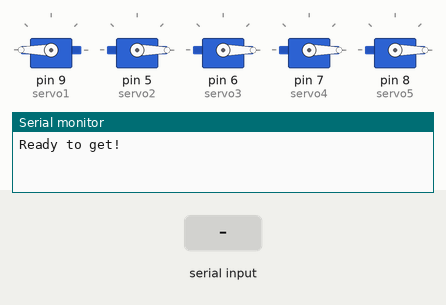
This sketch was run on a simulated Arduino Uno, built with avr-gcc and run on an emulated ATmega328P. Shown: 5 × servo, the last lines printed to the serial monitor. The test bench sets the inputs (shaded band).

Above: at 1.2 s.
1.3 s: "90,45,200\n" received over Serial
At 1.9 s:
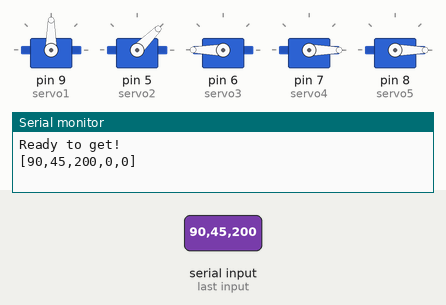
2.9 s: "30,150,10\n" received over Serial
At 4.2 s:
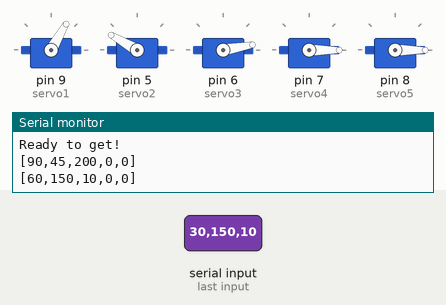
4.5 s: "90,45\n" received over Serial
At 5.3 s:
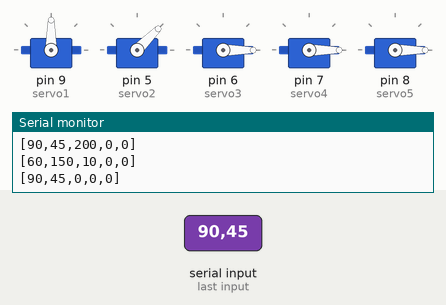
6.1 s: "30,150,10,200\n" received over Serial
At 7.2 s:
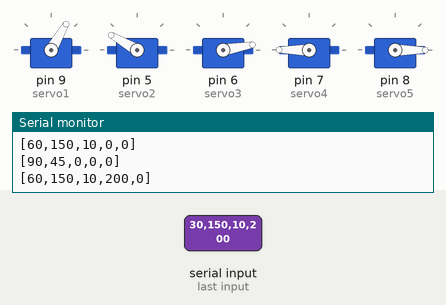
7.6 s: "5\n" received over Serial
At 8.5 s:
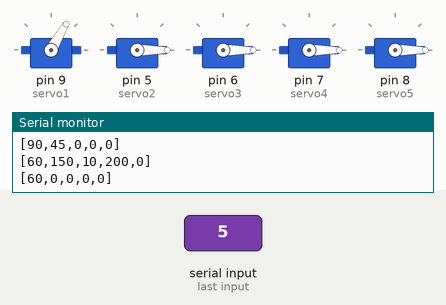
9.3 s: "90\n" received over Serial
At 9.8 s:
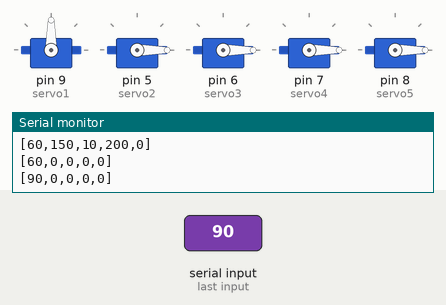
Timing chart, 0 to 12.0 s (numbered marks = the images above; inputs shaded):
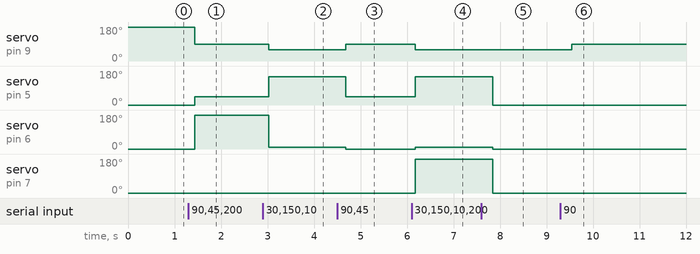

The sketch:

hand_control.ino
```cpp
#include <Servo.h>

Servo servo1;
Servo servo2;
Servo servo3;
Servo servo4;
Servo servo5;

void setup() {
  Serial.begin(9600);
  Serial.setTimeout(60);
  Serial.println("Ready to get!");

  servo1.attach(9);
  servo1.write(180);
  servo2.attach(5);
  servo2.write(0);
  servo3.attach(6);
  servo3.write(0);
  servo4.attach(7);
  servo4.write(0);
  servo5.attach(8);
  servo5.write(0);

  /*delay(5000000000);

  servo5.write(180);
  servo2.write(180);
  servo3.write(180);
  servo4.write(180);
  servo1.write(180);

  delay(1000000000000000);*/
}

void loop() {
  //servo1.write(0);
  if (Serial.available()){

    int(angle1)=Serial.parseInt();
    int(angle2)=Serial.parseInt();
    int(angle3)=Serial.parseInt();
    int(angle4)=Serial.parseInt();
    int(angle5)=Serial.parseInt();

    if (angle1<60) { angle1 = 60; }
    servo1.write(angle1);
    servo2.write(angle2);
    servo3.write(angle3);
    servo4.write(angle4);
    servo5.write(angle5);

    Serial.println("["+String(angle1)+","+String(angle2)+","+String(angle3)+","+String(angle4)+","+String(angle5)+"]");
  }
}
```

Measured:
- after the input at 1.3 s, servo on pin 9 (servo1): 180° → 90° after 0.13 s; servo on pin 5 (servo2): 0° → 45° after 0.13 s; servo on pin 6 (servo3): 0° → 180° after 0.13 s
- after the input at 2.9 s, servo on pin 9 (servo1): 90° → 60° after 0.13 s; servo on pin 5 (servo2): 45° → 150° after 0.13 s; servo on pin 6 (servo3): 180° → 10° after 0.13 s
- after the input at 4.5 s, servo on pin 9 (servo1): 60° → 90° after 0.19 s; servo on pin 5 (servo2): 150° → 45° after 0.19 s; servo on pin 6 (servo3): 10° → 0° after 0.19 s
- after the input at 6.1 s, servo on pin 9 (servo1): 90° → 60° after 0.07 s; servo on pin 5 (servo2): 45° → 150° after 0.07 s; servo on pin 6 (servo3): 0° → 10° after 0.07 s; servo on pin 7 (servo4): 0° → 180° after 0.07 s
- after the input at 7.6 s, servo on pin 5 (servo2): 150° → 0° after 0.24 s; servo on pin 6 (servo3): 10° → 0° after 0.24 s; servo on pin 7 (servo4): 180° → 0° after 0.24 s
- after the input at 9.3 s, servo on pin 9 (servo1): 60° → 90° after 0.24 s
